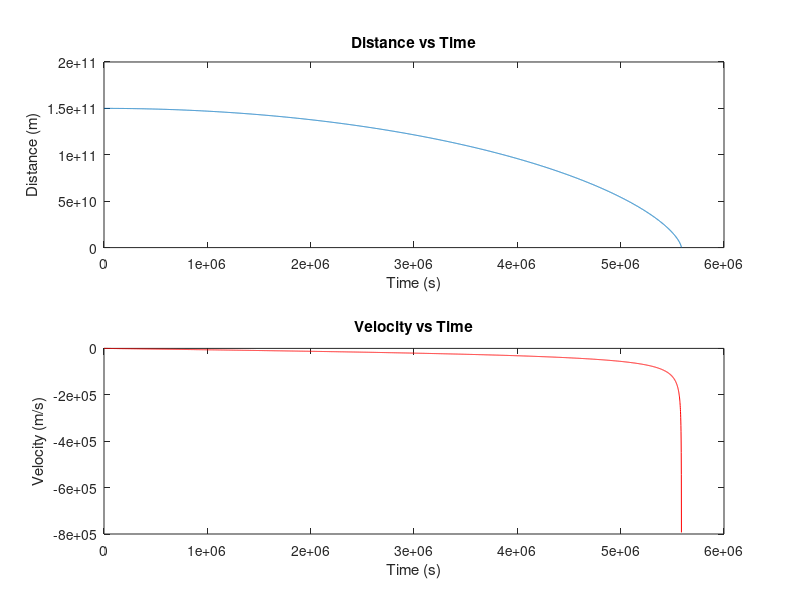

Source code (MATLAB): (Note: this script raises an error after producing the figure.)
r0 = 1.5e11;
M = 2e30;
G = 6.67430e-11; 
R = 6.957e8;
v0 = 0;
dt_eulers = 1000; % can be changed for convergence-optimal value is 1000
t_eulers = 0:dt_eulers:1e8;
r_eulers = zeros(size(t_eulers));
v_eulers = zeros(size(t_eulers));
r_eulers(1) = r0; 
v_eulers(1) = v0; 
for i=1:length(t_eulers)-1
    r_eulers(i+1) = r_eulers(i)+(dt_eulers*v_eulers(i));
    v_eulers(i+1) = v_eulers(i) - (G * M / r_eulers(i)^2) * dt_eulers;
    if r_eulers(i+1)<=R
        t_eulers = t_eulers(1:i+1);
        r_eulers = r_eulers(1:i+1);
        v_eulers = v_eulers(1:i+1);
        break;
    end
end

figure;
subplot(2,1,1);
plot(t_eulers, r_eulers);
xlabel('Time (s)');
ylabel('Distance (m)');
title('Distance vs Time');

subplot(2,1,2);
plot(t_eulers, v_eulers,'r');
xlabel('Time (s)');
ylabel('Velocity (m/s)');
title('Velocity vs Time');
sgtitle('Free Fall-Eulers Method')
